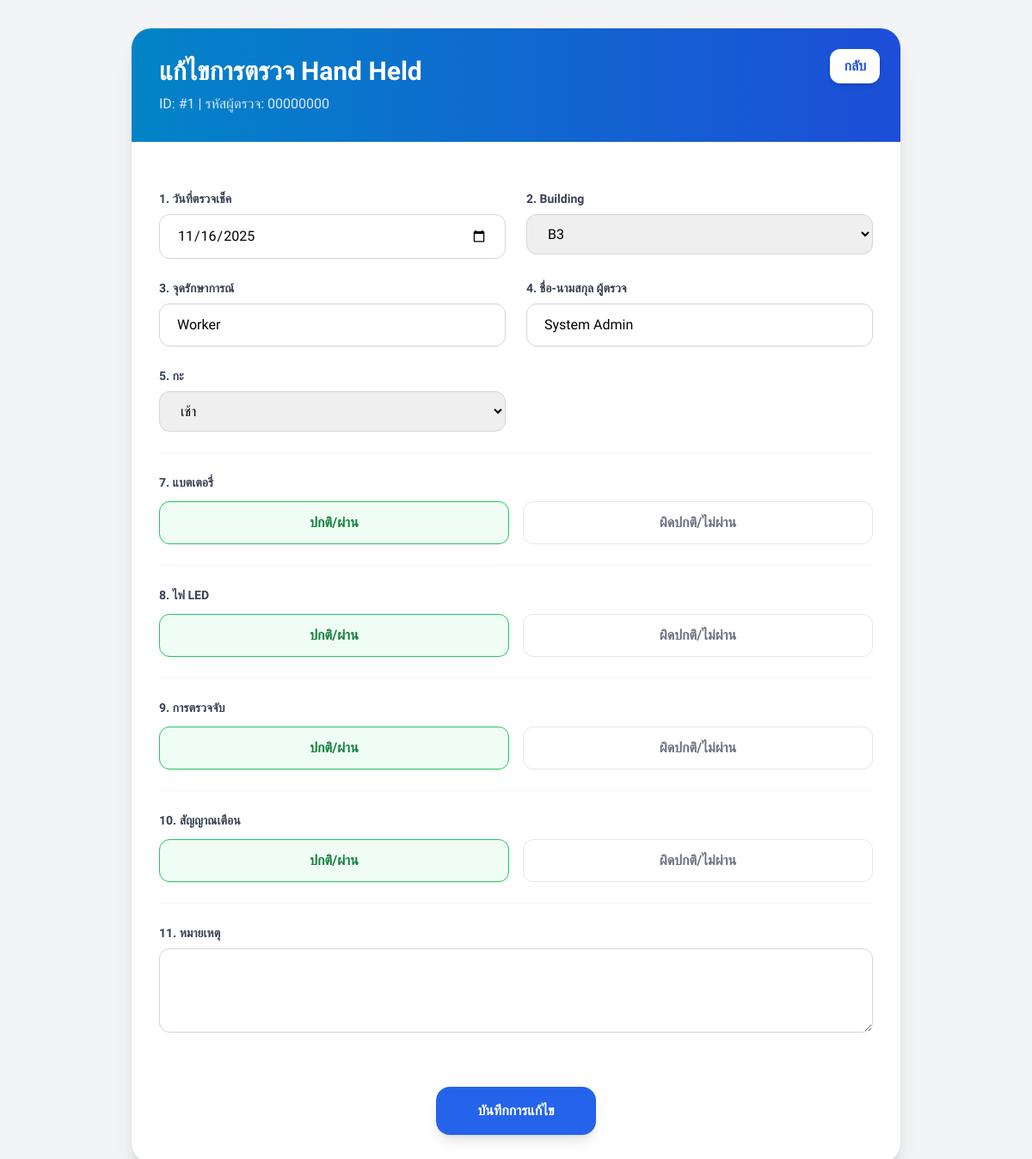
/edit_hand_held.php?id=1 (signed in), run on the app's committed database.
### tables this page shows
CREATE TABLE `hand_held_checks` (
  `id` int NOT NULL AUTO_INCREMENT,
  `inspection_date` date NOT NULL,
  `building` varchar(255) NOT NULL,
  `guard_post` varchar(255) NOT NULL,
  `inspector_code` varchar(255) NOT NULL,
  `inspector_name` varchar(255) NOT NULL,
  `shift` varchar(50) NOT NULL,
  `battery_status` varchar(255) NOT NULL,
  `led_status` varchar(255) NOT NULL,
  `detection_test_status` varchar(255) NOT NULL,
  `alarm_status` varchar(255) NOT NULL,
  `remarks` text,
  `created_at` timestamp NOT NULL DEFAULT CURRENT_TIMESTAMP,
  `is_deleted` tinyint(1) DEFAULT '0',
  `deleted_by` varchar(100) DEFAULT NULL,
  `deleted_at` datetime DEFAULT NULL,
  `updated_by` varchar(100) DEFAULT NULL,
  `updated_at` datetime DEFAULT NULL,
  PRIMARY KEY (`id`)
);

### edit_hand_held.php (the view, shortened to what this page needs)
<?php
require_once "config.php";
$report_id = $_GET['id'] ?? null;
$report = null;
$stmt = $conn->prepare("SELECT * FROM hand_held_checks WHERE id = ?");
$stmt->bind_param("i", $report_id);
$stmt->execute();
$result = $stmt->get_result();
if ($result->num_rows === 1) {
    $report = $result->fetch_assoc();
} else {
    header("Location: report_page.php?error=not_found");
    exit;
}
?>
<!DOCTYPE html>
<html lang="th">
<head>
    <script src="https://cdn.tailwindcss.com"></script>
    <link rel="stylesheet" href="theme.css">
</head>
<body class="bg-gray-100 min-h-screen py-8 px-4">
    <div class="max-w-4xl mx-auto">
        <div class="bg-white rounded-3xl shadow-xl overflow-hidden border border-gray-200">
            <header class="bg-gradient-to-r from-sky-600 to-blue-700 text-white p-8 relative">
                <a href="report_page.php"
                    class="absolute top-6 right-6 bg-white text-blue-700 font-bold py-2 px-4 rounded-xl hover:bg-gray-100 transition shadow-md">กลับ</a>
                <h1 class="text-3xl font-bold">แก้ไขการตรวจ Hand Held</h1>
                <p class="text-blue-100 mt-2">ID: #<?php echo $report_id; ?> | รหัสผู้ตรวจ:
                    <?php echo $report['inspector_code']; ?></p>
            </header>
            <div class="p-8">
                <form action="edit_hand_held.php?id=<?php echo $report_id; ?>" method="POST" class="space-y-6">
                    <div class="grid grid-cols-1 md:grid-cols-2 gap-6">
                        <div>
                            <label class="block text-sm font-bold text-gray-700 mb-2">1. วันที่ตรวจเช็ค</label>
                            <input type="date" name="inspection_date" required
                                class="w-full px-5 py-3 rounded-xl border border-gray-300 focus:ring-2 focus:ring-blue-500"
                                value="<?php echo $report['inspection_date']; ?>">
                        </div>
                        <div>
                            <label class="block text-sm font-bold text-gray-700 mb-2">2. Building</label>
                            <select name="building" required class="w-full px-5 py-3 rounded-xl border border-gray-300">
                                <option value="B3" <?php echo $report['building'] == 'B3' ? 'selected' : ''; ?>>B3
                                </option>
                            </select>
                        </div>
                        <div>
                            <label class="block text-sm font-bold text-gray-700 mb-2">3. จุดรักษาการณ์</label>
                            <input type="text" name="guard_post" required
                                class="w-full px-5 py-3 rounded-xl border border-gray-300"
                                value="<?php echo htmlspecialchars($report['guard_post']); ?>">
                        </div>
                        <div>
                            <label class="block text-sm font-bold text-gray-700 mb-2">4. ชื่อ-นามสกุล ผู้ตรวจ</label>
                            <input type="text" name="inspector_name" required
                                class="w-full px-5 py-3 rounded-xl border border-gray-300"
                                value="<?php echo htmlspecialchars($report['inspector_name']); ?>">
                        </div>
                        <div>
                            <label class="block text-sm font-bold text-gray-700 mb-2">5. กะ</label>
                            <select name="shift" class="w-full px-5 py-3 rounded-xl border border-gray-300">
                                <option value="กะเช้า" <?php echo $report['shift'] == 'กะเช้า' ? 'selected' : ''; ?>>เช้า
                                </option>
                            </select>
                        </div>
                    </div>
                    <?php
                    $items = [
                        'battery_status' => '7. แบตเตอรี่',
                        'led_status' => '8. ไฟ LED',
                        'detection_test_status' => '9. การตรวจจับ',
                        'alarm_status' => '10. สัญญาณเตือน'
                    ];
                    foreach ($items as $name => $label): ?>
                        <div class="pt-6 border-t border-gray-100">
                            <label class="block text-sm font-bold text-gray-700 mb-3"><?php echo $label; ?></label>
                            <div class="flex gap-4">
                                <label class="flex-1 cursor-pointer">
                                    <div
                                        class="p-3 text-center border rounded-xl peer-checked:border-green-500 peer-checked:bg-green-50 text-gray-500 peer-checked:text-green-700 font-bold transition">
                                        ปกติ/ผ่าน</div>
                                </label>
                                <label class="flex-1 cursor-pointer">
                                    <div
                                        class="p-3 text-center border rounded-xl peer-checked:border-red-500 peer-checked:bg-red-50 text-gray-500 peer-checked:text-red-700 font-bold transition">
                                        ผิดปกติ/ไม่ผ่าน</div>
                                </label>
                            </div>
                        </div>
                    <?php endforeach; ?>
                    <div class="pt-6 border-t border-gray-100">
                        <label class="block text-sm font-bold text-gray-700 mb-2">11. หมายเหตุ</label>
                        <textarea name="remarks" rows="3"
                            class="w-full px-5 py-3 rounded-xl border border-gray-300"><?php echo htmlspecialchars($report['remarks']); ?></textarea>
                    </div>
                    <div class="pt-8 text-center">
                        <button type="submit"
                            class="bg-blue-600 text-white font-bold py-4 px-12 rounded-2xl hover:bg-blue-700 shadow-lg transition transform hover:-translate-y-1">บันทึกการแก้ไข</button>
                    </div>
                </form>
            </div>
        </div>
    </div>
</body>
</html>

### theme.css (style rules this page uses)
body { box-sizing: border-box; }

### edit_hand_held.php (style rules this page uses)
body { font-family: 'Sarabun', sans-serif; }

### data on the page
hand_held_checks: inspector_code "00000000", inspection_date "11/16/2025", building "B3", guard_post "Worker", inspector_name "System Admin", shift "เช้า"

### other printed values
$report_id "1"
$label "7. แบตเตอรี่"
$label "8. ไฟ LED"
$label "9. การตรวจจับ"
$label "10. สัญญาณเตือน"
